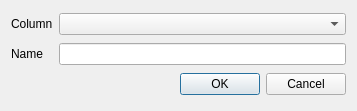
<?xml version="1.0" encoding="UTF-8"?>
<ui version="4.0">
 <class>DbManagerDlgCreateIndex</class>
 <widget class="QDialog" name="DbManagerDlgCreateIndex">
  <property name="geometry">
   <rect>
    <x>0</x>
    <y>0</y>
    <width>357</width>
    <height>111</height>
   </rect>
  </property>
  <property name="windowTitle">
   <string>Create index</string>
  </property>
  <layout class="QGridLayout">
   <item row="0" column="0">
    <widget class="QLabel" name="label">
     <property name="text">
      <string>Column</string>
     </property>
    </widget>
   </item>
   <item row="0" column="1">
    <widget class="QComboBox" name="cboColumn"/>
   </item>
   <item row="1" column="0">
    <widget class="QLabel" name="label_2">
     <property name="text">
      <string>Name</string>
     </property>
    </widget>
   </item>
   <item row="1" column="1">
    <widget class="QLineEdit" name="editName">
     <property name="text">
      <string notr="true"/>
     </property>
    </widget>
   </item>
   <item row="2" column="0" colspan="2">
    <widget class="QDialogButtonBox" name="buttonBox">
     <property name="orientation">
      <enum>Qt::Horizontal</enum>
     </property>
     <property name="standardButtons">
      <set>QDialogButtonBox::Cancel|QDialogButtonBox::Ok</set>
     </property>
    </widget>
   </item>
  </layout>
 </widget>
 <tabstops>
  <tabstop>cboColumn</tabstop>
  <tabstop>editName</tabstop>
  <tabstop>buttonBox</tabstop>
 </tabstops>
 <resources/>
 <connections>
  <connection>
   <sender>buttonBox</sender>
   <signal>rejected()</signal>
   <receiver>DbManagerDlgCreateIndex</receiver>
   <slot>reject()</slot>
   <hints>
    <hint type="sourcelabel">
     <x>316</x>
     <y>260</y>
    </hint>
    <hint type="destinationlabel">
     <x>286</x>
     <y>274</y>
    </hint>
   </hints>
  </connection>
 </connections>
</ui>
